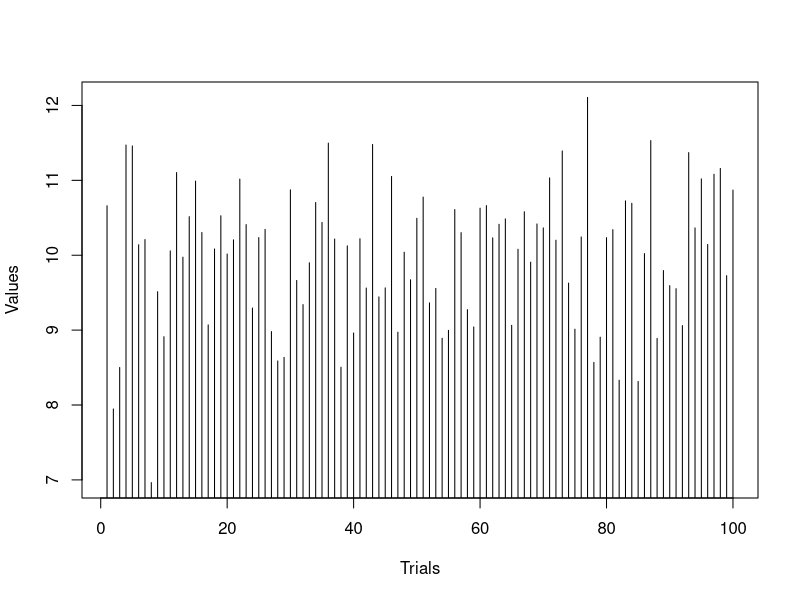
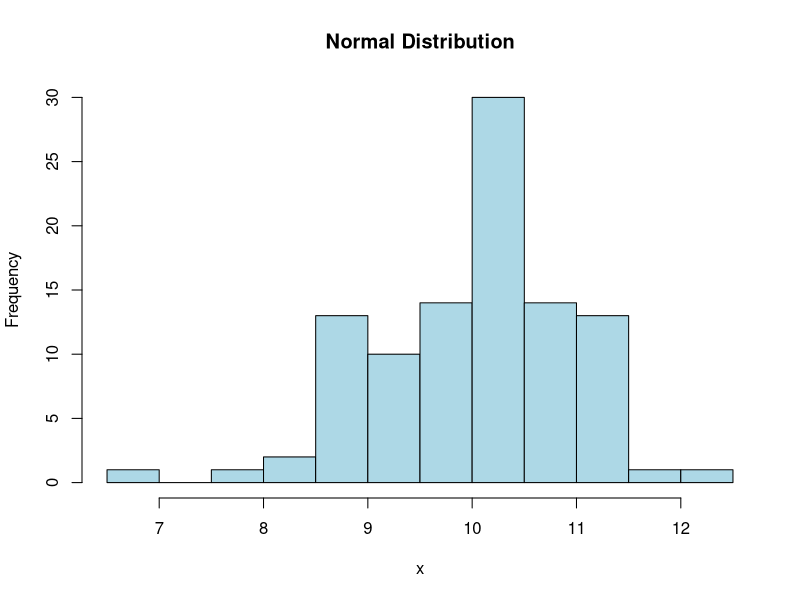

Here is the R script that generated these plots, in order:
set.seed(234)

x = rnorm(n = 100, mean = 10, sd = 1)

plot(x, type = "h", xlab = "Trials", ylab = "Values")

hist(x, main = "Normal Distribution", col = "lightblue")


set.seed(234)
# Using the qnorm function

n <- 10 #set sample size
mu <- 0 #mean
sd <- 5 #standatd deviation

qnorm(runif(n), mean = mu, sd = sd) #Generate 10 random normally distribution
